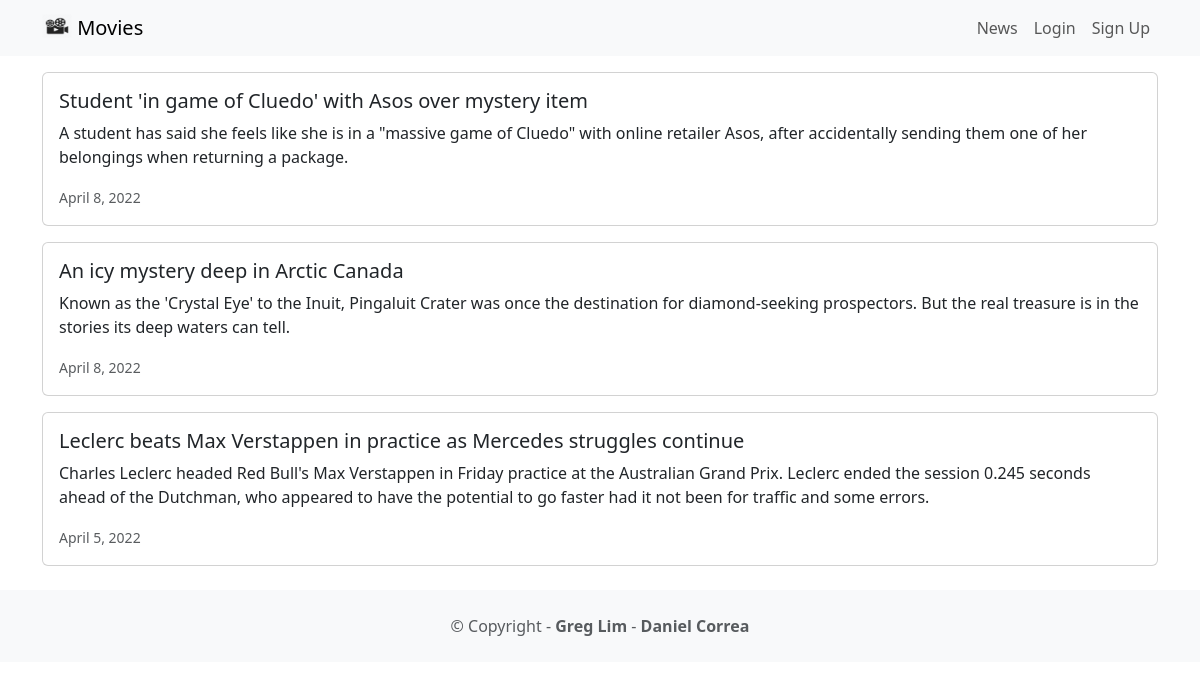
Page /news/ on the committed database.
### news/models.py (models this page shows, shortened)
class News(models.Model):
    headline = models.CharField(max_length=200)
    body = models.TextField()
    date = models.DateField()

### news/views.py (the view)
# urls.py: path('news/', include('news.urls')),
def news(request):
    newss = News.objects.all().order_by('-date')
    return render(request, 'news.html',
                  {'newss': newss})

### news/templates/news.html
{% extends 'base.html' %}
{% block content %}
    {% for news in newss %}
        <div class="card mb-3">
            <div class="row g-0">
                <div>
                    <div class="card-body">
                        <h5 class="card-title">{{ news.headline }}</h5>
                        <p class="card-text">{{ news.body }}</p>
                        <p class="card-text"><small class="text-muted">{{ news.date }}</small></p>
                    </div>
                </div>
            </div>
        </div>
    {% endfor %}
{% endblock content %}

### rows in the picture
News: headline "Student 'in game of Cluedo' with Asos over mystery item", body "A student has said she feels like she is in a \"massive game of Cluedo\" with online retailer Asos, after accidentally sending them one of her belongings when returning a package.", date "April 8, 2022"
News: headline "An icy mystery deep in Arctic Canada", body "Known as the 'Crystal Eye' to the Inuit, Pingaluit Crater was once the destination for diamond-seeking prospectors. But the real treasure is in the stories its deep waters can tell.", date "April 8, 2022"
News: headline "Leclerc beats Max Verstappen in practice as Mercedes struggles continue", body "Charles Leclerc headed Red Bull's Max Verstappen in Friday practice at the Australian Grand Prix. Leclerc ended the session 0.245 seconds ahead of the Dutchman, who appeared to have the potential to go faster had it not been for traffic and some errors.", date "April 5, 2022"
